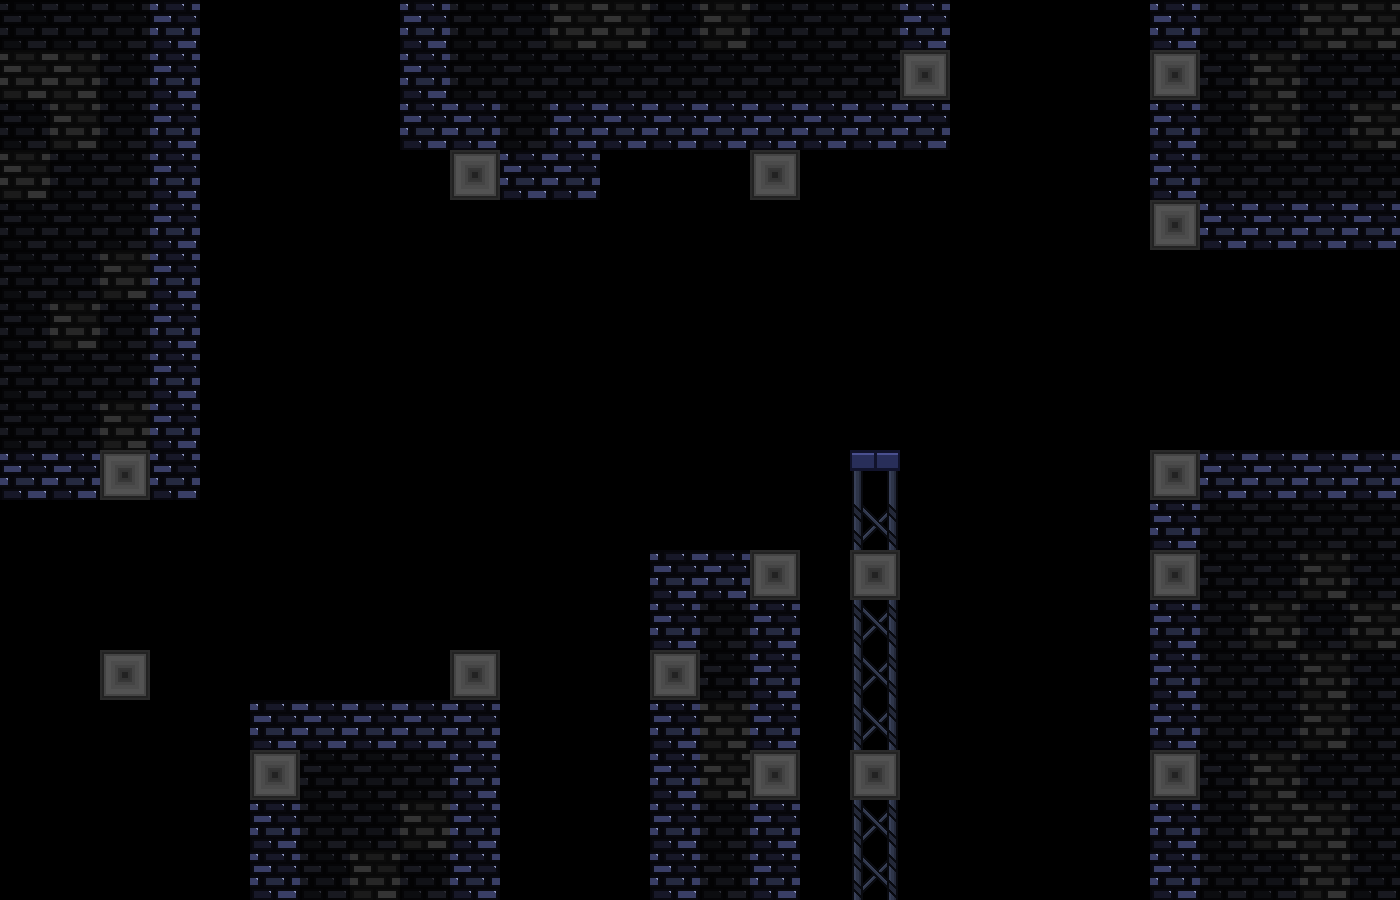

A 2D game scene composited from a Tiled map and its tileset images. What follows is a short description and the map's XML, with each tile layer's data collapsed to a summary:
An orthogonal 28x18 tile map with 50x50 px tiles, 2 tile layers (tiles-deco, tiles-main), 6 tilesets and 79 objects (59x laser, 8x spike, 5x warp, 3x trampoline).

<map version="1.10" tiledversion="1.11.2" orientation="orthogonal" renderorder="right-down" width="28" height="18" tilewidth="50" tileheight="50" infinite="0" nextlayerid="18" nextobjectid="204">
 <tileset firstgid="1" source="ch1-tiles.tsx" />
 <tileset firstgid="81" source="../../textures/trampoline.tsx" />
 <tileset firstgid="84" source="../../textures/save.tsx" />
 <tileset firstgid="85" source="../../textures/spike.tsx" />
 <tileset firstgid="93" source="../../textures/laser.tsx" />
 <tileset firstgid="111" source="../../textures/transition-tiles.tsx" />
 <layer id="5" name="tiles-deco" width="28" height="18">
  <data>[504 cells, 109 non-empty, 2 distinct tile ids]</data>
 </layer>
 <layer id="1" name="tiles-main" width="28" height="18">
  <data>[504 cells, 90 non-empty, 4 distinct tile ids]</data>
 </layer>
 <objectgroup id="14" name="music">
  <properties>
   <property name="songName" value="rain" />
  </properties>
 </objectgroup>
 <objectgroup id="13" name="platform" />
 <objectgroup id="7" name="trampoline">
  <object id="146" name="trampoline" gid="81" x="350" y="700" width="50" height="50" />
  <object id="147" name="trampoline" gid="81" x="700" y="550" width="50" height="50" />
  <object id="189" name="trampoline" gid="81" x="300" y="700" width="50" height="50" />
 </objectgroup>
 <objectgroup id="9" name="spike-normal">
  <object id="138" name="spike" gid="87" x="550" y="250" width="50" height="50">
   <properties>
    <property name="id" value="2" />
   </properties>
  </object>
  <object id="141" name="spike" gid="90" x="200" y="350" width="50" height="50">
   <properties>
    <property name="id" value="5" />
   </properties>
  </object>
  <object id="142" name="spike" gid="90" x="200" y="400" width="50" height="50">
   <properties>
    <property name="id" value="5" />
   </properties>
  </object>
  <object id="143" name="spike" gid="86" x="200" y="450" width="50" height="50">
   <properties>
    <property name="id" value="1" />
   </properties>
  </object>
  <object id="144" name="spike" gid="86" x="200" y="500" width="50" height="50">
   <properties>
    <property name="id" value="1" />
   </properties>
  </object>
  <object id="173" name="spike" gid="91" x="500" y="250" width="50" height="50">
   <properties>
    <property name="id" value="6" />
   </properties>
  </object>
  <object id="179" name="spike" gid="85" x="850" y="450" width="50" height="50">
   <properties>
    <property name="id" value="0" />
   </properties>
  </object>
  <object id="191" name="spike" gid="89" x="650" y="550" width="50" height="50">
   <properties>
    <property name="id" value="4" />
   </properties>
  </object>
 </objectgroup>
 <objectgroup id="8" name="save" />
 <objectgroup id="16" name="topEffect">
  <properties>
   <property name="topEffectType" value="wind" />
  </properties>
 </objectgroup>
 <objectgroup id="17" name="foregroundEffect">
  <properties>
   <property name="foregroundEffectType" value="rain" />
  </properties>
 </objectgroup>
 <objectgroup id="10" name="laser">
  <object id="80" name="laser" gid="93" x="800" y="600" width="50" height="50">
   <properties>
    <property name="direction" value="h" />
   </properties>
  </object>
  <object id="81" name="laser" gid="93" x="900" y="600" width="50" height="50">
   <properties>
    <property name="direction" value="h" />
   </properties>
  </object>
  <object id="82" name="laser" gid="93" x="950" y="600" width="50" height="50">
   <properties>
    <property name="direction" value="h" />
   </properties>
  </object>
  <object id="84" name="laser" gid="93" x="1000" y="600" width="50" height="50">
   <properties>
    <property name="direction" value="h" />
   </properties>
  </object>
  <object id="85" name="laser" gid="93" x="1100" y="600" width="50" height="50">
   <properties>
    <property name="direction" value="h" />
   </properties>
  </object>
  <object id="86" name="laser" gid="93" x="1100" y="800" width="50" height="50">
   <properties>
    <property name="direction" value="h" />
   </properties>
  </object>
  <object id="87" name="laser" gid="93" x="1050" y="800" width="50" height="50">
   <properties>
    <property name="direction" value="h" />
   </properties>
  </object>
  <object id="88" name="laser" gid="93" x="1000" y="800" width="50" height="50">
   <properties>
    <property name="direction" value="h" />
   </properties>
  </object>
  <object id="89" name="laser" gid="93" x="950" y="800" width="50" height="50">
   <properties>
    <property name="direction" value="h" />
   </properties>
  </object>
  <object id="90" name="laser" gid="93" x="900" y="800" width="50" height="50">
   <properties>
    <property name="direction" value="h" />
   </properties>
  </object>
  <object id="91" name="laser" gid="93" x="800" y="800" width="50" height="50">
   <properties>
    <property name="direction" value="h" />
   </properties>
  </object>
  <object id="92" name="laser" gid="93" x="950" y="100" width="50" height="50">
   <properties>
    <property name="direction" value="h" />
   </properties>
  </object>
  <object id="93" name="laser" gid="93" x="1000" y="100" width="50" height="50">
   <properties>
    <property name="direction" value="h" />
   </properties>
  </object>
  <object id="94" name="laser" gid="93" x="1100" y="100" width="50" height="50">
   <properties>
    <property name="direction" value="h" />
   </properties>
  </object>
  <object id="97" name="laser" gid="99" x="450" y="600" width="50" height="50">
   <properties>
    <property name="direction" value="v" />
   </properties>
  </object>
  <object id="98" name="laser" gid="99" x="450" y="650" width="50" height="50">
   <properties>
    <property name="direction" value="v" />
   </properties>
  </object>
  <object id="99" name="laser" gid="99" x="450" y="550" width="50" height="50">
   <properties>
    <property name="direction" value="v" />
   </properties>
  </object>
  <object id="101" name="laser" gid="99" x="450" y="250" width="50" height="50">
   <properties>
    <property name="direction" value="v" />
   </properties>
  </object>
  <object id="102" name="laser" gid="99" x="450" y="300" width="50" height="50">
   <properties>
    <property name="direction" value="v" />
   </properties>
  </object>
  <object id="103" name="laser" gid="99" x="450" y="350" width="50" height="50">
   <properties>
    <property name="direction" value="v" />
   </properties>
  </object>
  <object id="106" name="laser" gid="99" x="100" y="650" width="50" height="50">
   <properties>
    <property name="direction" value="v" />
   </properties>
  </object>
  <object id="107" name="laser" gid="99" x="100" y="600" width="50" height="50">
   <properties>
    <property name="direction" value="v" />
   </properties>
  </object>
  <object id="108" name="laser" gid="99" x="100" y="550" width="50" height="50">
   <properties>
    <property name="direction" value="v" />
   </properties>
  </object>
  <object id="109" name="laser" gid="93" x="150" y="800" width="50" height="50">
   <properties>
    <property name="direction" value="h" />
   </properties>
  </object>
  <object id="110" name="laser" gid="93" x="200" y="800" width="50" height="50">
   <properties>
    <property name="direction" value="h" />
   </properties>
  </object>
  <object id="112" name="laser" gid="93" x="150" y="700" width="50" height="50">
   <properties>
    <property name="direction" value="h" />
   </properties>
  </object>
  </objectgroup>
 <objectgroup id="15" name="warps">
  <!-- 9 objects omitted --></objectgroup>
 <objectgroup id="11" name="bg">
  <properties>
   <property name="bgName" value="bgMountains" />
  </properties>
 </objectgroup>
 <objectgroup id="12" name="mapEffect">
  <properties>
   <property name="effectType" value="fog" />
  </properties>
 </objectgroup>
</map>
<!-- 42 of 79 objects omitted -->
